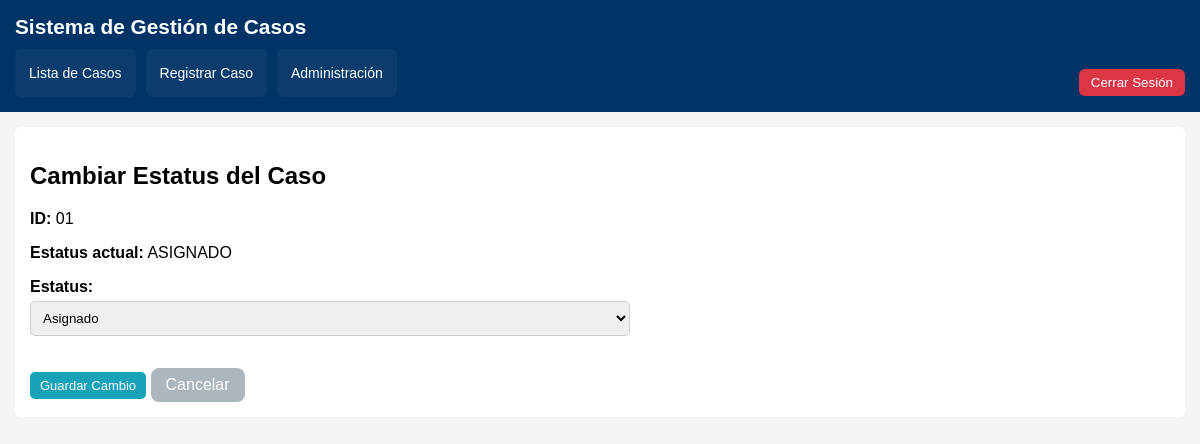
The page /casos/cambiar-estatus/2/ (signed in) on the database as committed earlier.
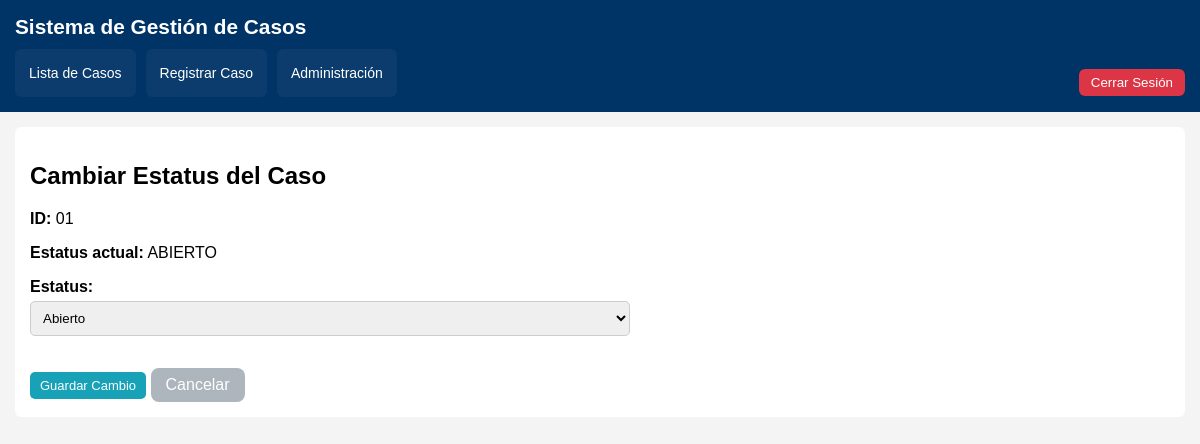
The same page on the database as committed later.
### casos/models.py (models this page shows)
class Caso(models.Model):
    id_caso = models.CharField(max_length=50)
    nro_expediente = models.CharField(max_length=50)
    investigador = models.ForeignKey(
        'usuarios.Usuario',
        on_delete=models.SET_NULL,
        null=True,
        blank=True
    )
    fecha_inicio = models.DateField()
    fecha_creacion = models.DateTimeField(auto_now_add=True)
    dias = models.IntegerField()
    mes = models.CharField(max_length=20)
    movil_afectado = models.CharField(max_length=100)
    TIPOS_CASO = [
    ('GESTION', 'Gestión'),
    ('RECLAMO', 'Reclamo'),
    ('CASO', 'Caso'),
    ]
    tipo_caso = models.CharField(
        max_length=20,
        choices=TIPOS_CASO
    )
    tipo_irregularidad = models.CharField(max_length=100)
    subtipo_irregularidad = models.CharField(max_length=100)
    objetivo_agraviado = models.CharField(max_length=200)
    incidencia = models.TextField()
    duracion_dias = models.IntegerField()
    descripcion_modus_operandi = models.TextField()
    area_apoyo = models.CharField(max_length=200)
    deteccion_procedencia = models.TextField()
    diagnostico = models.TextField()
    actuaciones = models.TextField()
    conclusiones = models.TextField()
    observaciones = models.TextField()
    soporte = models.FileField(
        upload_to='soportes/',
        validators=[
            FileExtensionValidator(
                allowed_extensions=['pdf', 'jpg', 'jpeg', 'png']
            )
        ],
        blank=True,
        null=True
    )
    ESTATUS = [
        ('ABIERTO', 'Abierto'),
        ('ASIGNADO', 'Asignado'),
        ('CERRADO', 'Cerrado'),
    ]
    estatus = models.CharField(max_length=20, choices=ESTATUS)

### casos/views.py (the view)
# urls.py: path('cambiar-estatus/<int:caso_id>/', views.cambiar_estatus, name='cambiar_estatus'),
@login_required
def cambiar_estatus(request, caso_id):
    caso = get_object_or_404(Caso, id=caso_id)
    if request.method == 'POST':
        form = CambiarEstatusForm(request.POST, instance=caso)
        if form.is_valid():
            form.save()
            return redirect('detalle_caso', caso_id=caso.id)
    else:
        form = CambiarEstatusForm(instance=caso)
    return render(request, 'casos/cambiar_estatus.html', {
        'form': form,
        'caso': caso
    })

### casos/forms.py
class CambiarEstatusForm(forms.ModelForm):
    class Meta:
        model = Caso
        fields = ['estatus']

### casos/context_processors.py (called while the page is built)
def alarmas_globales(request):
    if not request.user.is_authenticated:
        return {}
    alarmas = []
    hoy = timezone.now().date()
    if request.user.is_staff:
        sin_asignar = Caso.objects.filter(estatus='Abierto').count()
        if sin_asignar > 0:
            alarmas.append(f"Hay {sin_asignar} casos sin asignar")
    casos = Caso.objects.filter(fecha_inicio__isnull=False)
    for caso in casos:
        if hasattr(caso, 'duracion_dias') and caso.fecha_inicio and caso.duracion_dias:
            fecha_limite = caso.fecha_inicio + timedelta(days=caso.duracion_dias)
            if fecha_limite < hoy:
                alarmas.append(f"El caso {caso.id_caso} está vencido")
    return {
        'alarmas': alarmas
    }

### usuarios/models.py (called while the page is built)
    def is_admin(self):
        return self.rol == 'ADMIN' or self.is_superuser

### templates/casos/cambiar_estatus.html (shortened to what this page needs)
{% extends 'base.html' %}
{% block contenido %}
<h2>Cambiar Estatus del Caso</h2>
<p><strong>ID:</strong> {{ caso.id_caso }}</p>
<p><strong>Estatus actual:</strong> {{ caso.estatus }}</p>
<form method="post">
    {{ form.as_p }}
    <button type="submit" class="btn-accion">
        Guardar Cambio
    </button>
    <a href="{% url 'listar_casos' %}" class="btn-cancel">
        Cancelar
    </a>
</form>
{% endblock %}

Rows that differ between the two databases and show on the page:
changed Caso: estatus "ASIGNADO" → "ABIERTO"; estatus "Asignado" → "Abierto"
